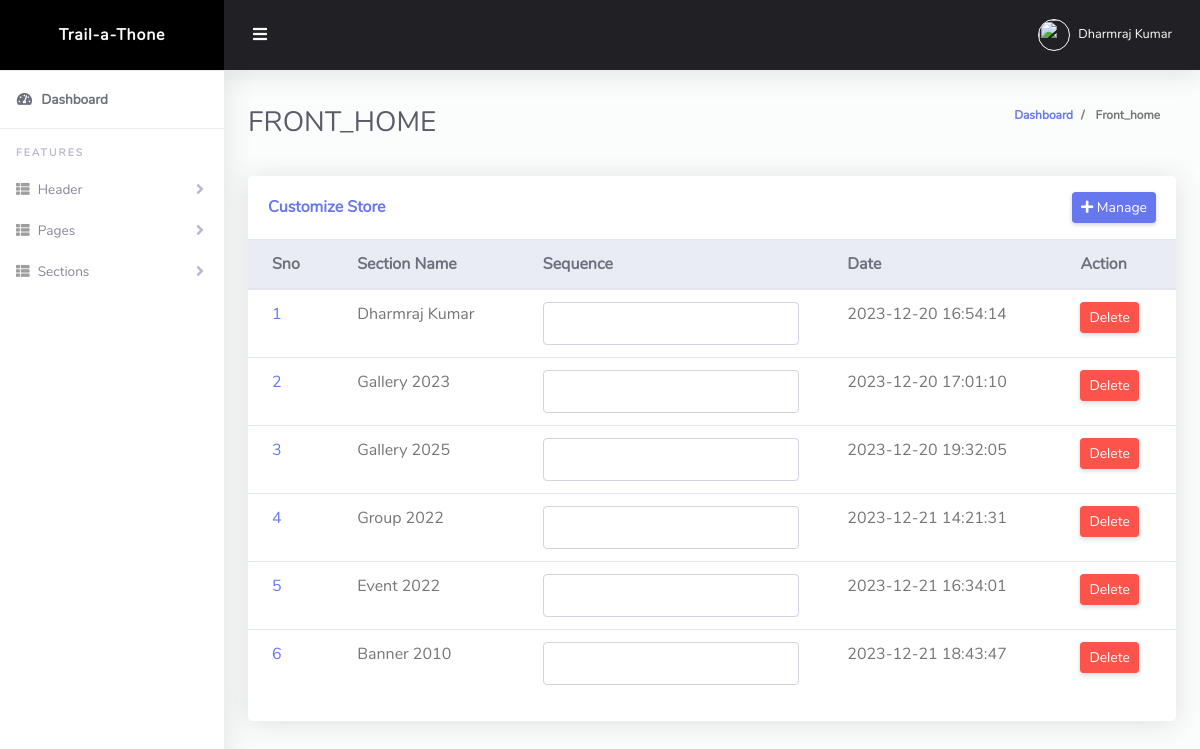
The page /admin/front_home.php (signed in) on the database as committed earlier.
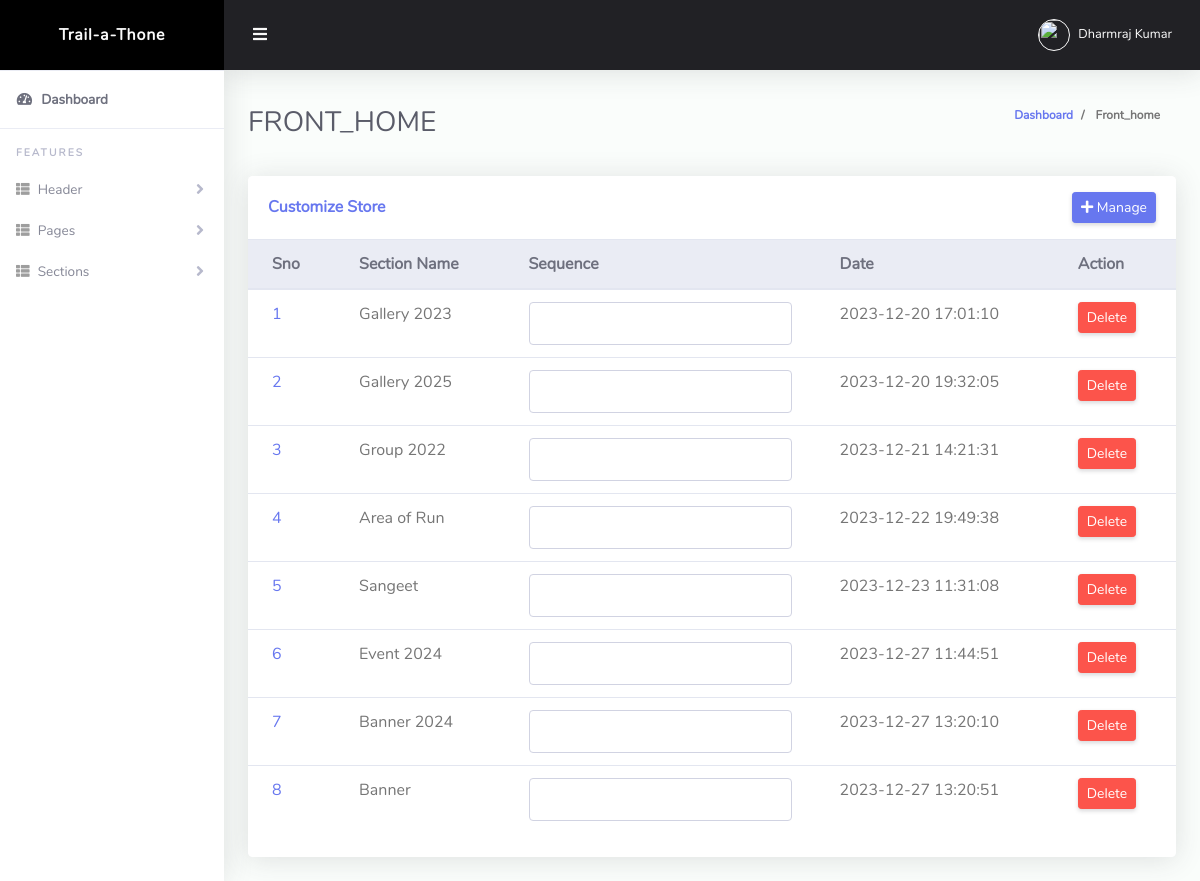
The same page on the database as committed later.
### tables this page shows
CREATE TABLE `grt_section_group` (
  `id` int(11) NOT NULL,
  `client_id` int(11) NOT NULL,
  `section_id` int(11) NOT NULL,
  `section_group_title` varchar(200) NOT NULL,
  `section_group_desc` varchar(200) NOT NULL,
  `status` tinyint(4) NOT NULL DEFAULT 0,
  `created_date` timestamp NOT NULL DEFAULT current_timestamp(),
  `updated_date` timestamp NOT NULL DEFAULT current_timestamp() ON UPDATE current_timestamp()
);

### admin/config/class.php (called while the page is built, shortened)
<?php
class Db_functions
{
    private $servername = "localhost";
    private $username = "root";
    private $password = "";
    private $db_name = "grt_cms";
    protected $conn = "";
    public function __construct()
    {
        $this->conn = new mysqli($this->servername, $this->username, $this->password, $this->db_name);
    }
    function exe_query($sql_qry)
    {
        $qry = $this->conn->query($sql_qry);
        return $qry;
    }
    function data_fetch($qry)
    {
        $qry_exe = $this->exe_query($qry);
        if (mysqli_num_rows($qry_exe) > 0) {
            while ($data = mysqli_fetch_assoc($qry_exe)) {
                $array[] = $data;
            }
        } else {
            $array = 0;
        }
        return $array;
    }
}

### admin/front_home.php (the view, shortened to what this page needs)
<?php
include "./header.php";
$front_home_obj = new Db_functions();
$qry = "SELECT *  FROM `grt_section_group` WHERE client_id =$_SESSION[active_user] ";
$result = $front_home_obj->data_fetch($qry);
?>
<div class="row">
    <div class="col-lg-12 mb-4">
        <div class="card">
            <div class="card-header py-3 d-flex flex-row align-items-center justify-content-between">
                <h6 class="m-0 font-weight-bold text-primary">Customize Store</h6>
                <a id="manage_btn" href="./manage_front" class="btn btn-primary btn-sm">
                    <i class=" fa fa-plus"></i> Manage
                </a>
            </div>
            <div class="table-responsive">
                <table style="Overflow-x:scroll;" class="table align-items-center table-flush">
                    <thead class="thead-light">
                        <tr>
                            <th>Sno</th>
                            <th>Section Name</th>
                            <th>Sequence </th>
                            <th>Date</th>
                            <th>Action</th>
                        </tr>
                    </thead>
                    <tbody>
                        <?php
                        if ($result != 0) {
                            $sno = 0;
                            foreach ($result as $key => $value) {
                                $sno++;
                        ?>
                                <tr>
                                    <td><a href="#">
                                            <?= $sno; ?>
                                        </a></td>
                                    <td>
                                        <?= $value['section_group_title'] ?>
                                    </td>
                                    <td>
                                        <div class="d-flex">
                                            <input data-id="<?= $value['id'] ?>" name="section_seq" class="form-control section_seq" value="<?= $value['section_seq'] ?>" type="number" name="" id="section_seq">
                                        </div>
                                    </td>
                                    <td>
                                        <?= $value['created_date'] ?>
                                    </td>
                                    <td>
                                        <button class="btn btn-sm btn-danger" data-toggle="modal" data-target="#sec_front<?php $value['id'] ?>">Delete</button>
                                    </td>
                                </tr>
                        <?php }
                        } else {
                            echo "Please Add An Section";
                        }
                        ?>
                    </tbody>
                </table>
            </div>
            <div class="card-footer"></div>
        </div>
    </div>
</div>
<?php
include "./footer.php";
?>

### admin/header.php (shortened to what this page needs)
<?php
include "./config/class.php";
$currunt_page = basename($_SERVER['PHP_SELF']);
$currunt_page = explode('.', $currunt_page);
$currunt_page = $currunt_page[0];
?>
<!DOCTYPE html>
<html lang="en">
<head>
    <link href="vendor/fontawesome-free/css/all.min.css" rel="stylesheet" type="text/css">
    <link href="vendor/bootstrap/css/bootstrap.min.css" rel="stylesheet" type="text/css">
    <link href="css/admin.css" rel="stylesheet">
    <link href="https://cdn.jsdelivr.net/npm/select2@4.1.0-rc.0/dist/css/select2.min.css" rel="stylesheet" />
</head>
<body id="page-top">
    <div id="wrapper">
        <ul class="navbar-nav sidebar sidebar-light accordion" id="accordionSidebar">
            <a class="sidebar-brand d-flex align-items-center justify-content-center" href="index">
                <div class="sidebar-brand-icon">
                    <span width="50px"> Trail-a-Thone</span>
                </div>
            </a>
            <hr class="sidebar-divider my-0">
            <li class="nav-item active">
                <a class="nav-link" href="./dashboard    ">
                    <i class="fas fa-fw fa-tachometer-alt"></i>
                    <span>Dashboard</span></a>
            </li>
            <hr class="sidebar-divider">
            <div class="sidebar-heading">
                Features
            </div>
            <li class="nav-item">
                <a class="nav-link collapsed" href="#" data-toggle="collapse" data-target="#collapseBootstrap_p" aria-expanded="true" aria-controls="collapseBootstrap">
                    <i class="far fa  fa-th-list"></i>
                    <span>Header</span>
                </a>
            </li>
            <li class="nav-item">
                <a class="nav-link collapsed" href="#" data-toggle="collapse" data-target="#collapseBootstrap_Page" aria-expanded="true" aria-controls="collapseBootstrap">
                    <i class="far fa  fa-th-list"></i>
                    <span>Pages</span>
                </a>
            </li>
            <li class="nav-item">
                <a class="nav-link collapsed" href="#" data-toggle="collapse" data-target="#collapseBootstrap_sections" aria-expanded="true" aria-controls="collapseBootstrap">
                    <i class="far fa  fa-th-list"></i>
                    <span>Sections</span>
                </a>
            </li>
        </ul>
        <div id="content-wrapper" class="d-flex flex-column">
            <div id="content">
                <nav class="navbar navbar-expand navbar-light bg-navbar topbar mb-4 static-top">
                    <button id="sidebarToggleTop" class="btn btn-link rounded-circle mr-3">
                        <i class="fa fa-bars"></i>
                    </button>
                    <ul class="navbar-nav ml-auto">
                        <li class="nav-item dropdown no-arrow">
                            <a class="nav-link dropdown-toggle" href="#" id="userDropdown" role="button" data-toggle="dropdown" aria-haspopup="true" aria-expanded="false">
                                <img class="img-profile rounded-circle" src="img/boy.png" style="max-width: 60px">
                                <span class="ml-2 d-none d-lg-inline text-white small">
                                    <?php echo $_SESSION['user_name'] ?>
                                </span>
                            </a>
                        </li>
                    </ul>
                </nav>
                <div class="container-fluid">
                    <div class="d-sm-flex align-items-center justify-content-between mb-4">
                        <h1 class="h3 mb-0 text-gray-800">
                            <?php echo strtoupper($currunt_page) ?>
                        </h1>
                        <span>
                            <ol class="breadcrumb">
                                <li class="breadcrumb-item"><a href="./">Dashboard</a> </li>
                                <li class="breadcrumb-item active" aria-current="page">
                                    <?php echo ucfirst($currunt_page) ?>
                                </li>
                            </ol>
                    </div>

### admin/footer.php (shortened to what this page needs)
</div>
</div>
</div>
</body>
</html>

### admin/css/admin.css (style rules this page uses)
html { position: relative; min-height: 100%; font-family: Nunito; }
body { height: 100%; }
#wrapper { display: -webkit-box; display: -ms-flexbox; display: flex; }
#wrapper #content-wrapper { background-color: #fafdfb; width: 100%; overflow-x: hidden; }
#wrapper #content-wrapper #content { -webkit-box-flex: 1; -ms-flex: 1 0 auto; flex: 1 0 auto; }
.container, .container-fluid, .container-login { padding-left: 1.5rem; padding-right: 1.5rem; }
.text-gray-800 { color: #5a5c69 !important; }
.dropdown.no-arrow .dropdown-toggle::after { display: none; }
.sidebar .nav-item.dropdown .dropdown-toggle::after, .topbar .nav-item.dropdown .dropdown-toggle::after { width: 1rem; text-align: center; float: right; vertical-align: 0; border: 0; font-weight: 900; content: "\f105"; font-family: "Font Awesome 5 Free"; }
.sidebar .nav-item .nav-link, .topbar .nav-item .nav-link { position: relative; }
.sidebar .nav-item .nav-link .img-profile, .topbar .nav-item .nav-link .img-profile { height: 2rem; width: 2rem; border: 1px solid #fafafa; }
.topbar { height: 4.375rem; z-index: 2; -webkit-box-shadow: 0 0.15rem 1.75rem 0 rgba(58, 59, 69, 0.15) !important; box-shadow: 0 0.15rem 1.75rem 0 rgba(58, 59, 69, 0.15) !important; }
.topbar #sidebarToggleTop { height: 2.5rem; width: 2.5rem; -webkit-box-shadow: 0 0 !important; box-shadow: 0 0 !important; }
.topbar .nav-item .nav-link { height: 4.375rem; display: -webkit-box; display: -ms-flexbox; display: flex; -webkit-box-align: center; -ms-flex-align: center; align-items: center; padding: 0 0.75rem; }
.topbar .dropdown { position: static; }
@media (min-width: 576px) { .topbar .dropdown { position: relative; } }
.topbar.navbar-light .navbar-nav .nav-item .nav-link { color: #fafafa; transition: all 0.3s ease-in-out; -webkit-transition: all 0.3s ease-in-out; }
.bg-navbar { background-color: #212125; }
.sidebar { min-height: 100vh; width: 14rem !important; background-color: #fff !important; -webkit-box-shadow: 0 0.15rem 1.75rem 0 rgba(58, 59, 69, 0.15) !important; box-shadow: 0 0.15rem 1.75rem 0 rgba(58, 59, 69, 0.15) !important; z-index: 0; }
.sidebar .nav-item { position: relative; margin-bottom: -15px; }
.sidebar .nav-item:last-child { margin-bottom: 1rem; }
.sidebar .nav-item .nav-link { display: block; width: 100%; text-align: left; padding: 1rem; width: 14rem; }
.sidebar .nav-item .nav-link i { font-size: 0.85rem; margin-right: 0.25rem; }
.sidebar .nav-item .nav-link span { font-size: 0.85rem; display: inline; }
.sidebar .nav-item.active .nav-link { font-weight: 800; }
.sidebar .nav-item .nav-link[data-toggle="collapse"]::after { width: 1rem; text-align: center; float: right; vertical-align: 0; border: 0; font-weight: 900; content: "\f107"; font-family: "Font Awesome 5 Free"; }
.sidebar .nav-item .nav-link[data-toggle="collapse"].collapsed::after { content: "\f105"; }
.sidebar .sidebar-brand { height: 4.375rem; text-decoration: none; font-size: 1rem; font-weight: 800; padding: 1.5rem 1rem; text-align: center; letter-spacing: 0.05rem; z-index: 1; }
.sidebar hr.sidebar-divider { margin: 1rem 0 1rem 0; }
.sidebar .sidebar-heading { text-align: left; padding: 0 1rem; font-weight: 800; font-size: 0.65rem; letter-spacing: 0.13rem; }
.breadcrumb { background-color: transparent; font-size: 12px; font-weight: 700; }
.sidebar-light .sidebar-brand { color: #fafafa; background-color: #000000; }
.sidebar-light hr.sidebar-divider { border-top: 1px solid #eaecf4; }
.sidebar-light .sidebar-heading { color: #b7b9cc; }
.sidebar-light .nav-item .nav-link { color: #858796; }
.sidebar-light .nav-item .nav-link i { color: #9e9e9e; }
.sidebar-light .nav-item .nav-link[data-toggle="collapse"]::after { color: #b7b9cc; }
.sidebar-light .nav-item.active .nav-link { color: #6e707e; }
.sidebar-light .nav-item.active .nav-link i { color: #6e707e; }
.table-flush td, .table-flush th { border-right: 0; border-left: 0; }
.table-flush tbody tr:first-child td, .table-flush tbody tr:first-child th { border-top: 0; }
.table-flush tbody tr:last-child td, .table-flush tbody tr:last-child th { border-bottom: 0; }
.card .table { margin-bottom: 0; }
.card .table td, .card .table th { padding-right: 1.5rem; padding-left: 1.5rem; }
.card { -webkit-box-shadow: 0 0.15rem 1.75rem 0 rgba(58, 59, 69, 0.15) !important; box-shadow: 0 0.15rem 1.75rem 0 rgba(58, 59, 69, 0.15) !important; }

Rows that differ between the two databases and show on the page:
removed grt_section_group: section_group_title "Dharmraj Kumar", created_date "2023-12-20 16:54:14"
removed grt_section_group: section_group_title "Event 2022", created_date "2023-12-21 16:34:01"
removed grt_section_group: section_group_title "Banner 2010", created_date "2023-12-21 18:43:47"
added grt_section_group: section_group_title "Area of Run", created_date "2023-12-22 19:49:38"
added grt_section_group: section_group_title "Sangeet", created_date "2023-12-23 11:31:08"
added grt_section_group: section_group_title "Event 2024", created_date "2023-12-27 11:44:51"
added grt_section_group: section_group_title "Banner 2024", created_date "2023-12-27 13:20:10"
added grt_section_group: section_group_title "Banner", created_date "2023-12-27 13:20:51"
